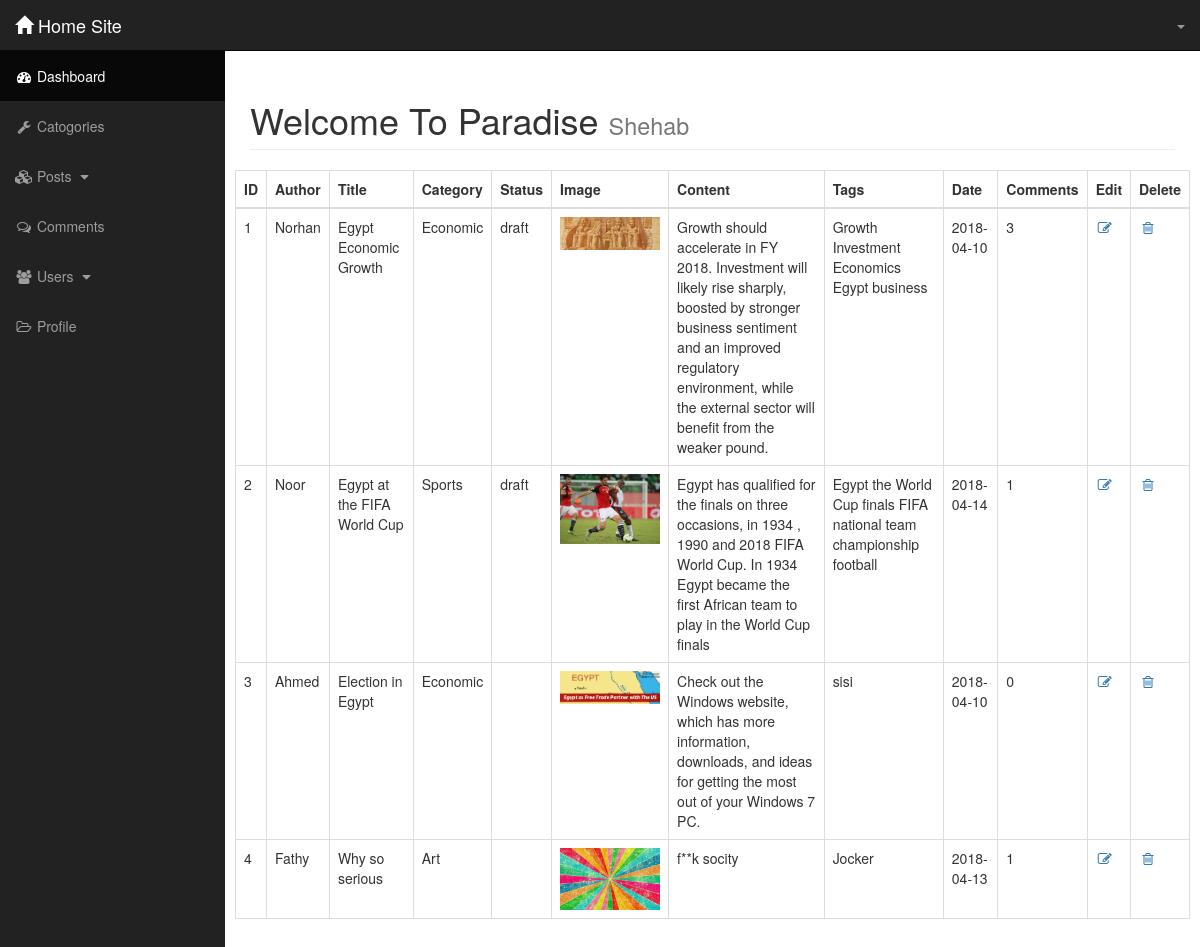
The page /admin/posts.php on the database its author committed.
### tables this page shows
CREATE TABLE `posts` (
  `post_id` int(3) NOT NULL,
  `post_title` varchar(255) NOT NULL,
  `post_author` varchar(255) NOT NULL,
  `post_category_id` int(3) NOT NULL,
  `post_img` text NOT NULL,
  `post_content` text NOT NULL,
  `post_status` varchar(255) NOT NULL DEFAULT 'draft',
  `post_tags` varchar(255) NOT NULL,
  `post_comments_count` int(3) NOT NULL,
  `post_date` date NOT NULL,
  `post_user` varchar(255) NOT NULL,
  `post_views` int(11) NOT NULL
);

CREATE TABLE `categories` (
  `cat_id` int(3) NOT NULL,
  `cat_title` varchar(255) NOT NULL
);

### admin/admin-inc/functions.php (the view, shortened to what this page needs)
<?php
function showAllPosts() {
global $connection;
    $sql = "SELECT * FROM `posts`";
$select_posts = mysqli_query($connection, $sql);
while ($row = mysqli_fetch_assoc($select_posts))
{
    $post_id = $row['post_id'];
    $post_author = $row['post_author'];
    $post_title = $row['post_title'];
    $post_category_id = $row['post_category_id'];
    $post_status = $row['post_status'];
    $post_img = $row['post_img'];
    $post_tags = $row['post_tags'];
    $post_date = $row['post_date'];
    $post_comments_count = $row['post_comments_count'];
    $post_content = $row['post_content'];
?>
            <tr>
                <td>
                    <?=$post_id?>
                </td>
                <td>
                    <?=$post_author?>
                </td>
                <td>
                    <?=$post_title?>
                </td>
                <?php
      $sql = "SELECT * FROM `categories` WHERE cat_id = {$post_category_id}";
      $catogry_query = mysqli_query($connection, $sql);
      while ($row = mysqli_fetch_assoc($catogry_query)) {
        $cat_title = $row['cat_title'];
        echo "<td>{$cat_title}</td>";
     }
      ?>
                    <td>
                        <?=$post_status?>
                    </td>
                    <td><img src="../images/imgsPosts/<?=$post_img?>" width="100" alt=""></td>
                    <td>
                        <?=$post_content?>
                    </td>
                    <td>
                        <?=$post_tags?>
                    </td>
                    <td>
                        <?=$post_date?>
                    </td>
                    <td>
                        <?=$post_comments_count?>
                    </td>
                    <td><a href='posts.php?source=edit_post&post_id=<?=$post_id?>'><i class="fa fa-fw fa-edit"></i></a></td>
                    <td><a href='posts.php?delete_post=<?=$post_id?>'><i class="fa fa-fw fa-trash-o"></i></a></td>
            </tr>
            <?php
  }
}
           ?>

### admin/css/sb-admin.css (style rules this page uses)
body { margin-top: 100px; background-color: #222; }
@media (min-width:768px) { body { margin-top: 50px; } }

### rows shown on the page
posts: post_id "1", post_author "Norhan", post_title "Egypt Economic Growth", post_status "draft", post_img (picture), post_content "Growth should accelerate in FY 2018. Investment will likely rise sharply, boosted by stronger business sentiment and an improved regulatory environment, while the external sector will benefit from the weaker pound.", post_tags "Growth Investment Economics Egypt business", post_date "2018-04-10", post_comments_count "3"
categories: cat_title "Economic"
posts: post_id "2", post_author "Noor", post_title "Egypt at the FIFA World Cup", post_status "draft", post_img (picture), post_content "Egypt has qualified for the finals on three occasions, in 1934 , 1990 and 2018 FIFA World Cup. In 1934 Egypt became the first African team to play in the World Cup finals", post_tags "Egypt the World Cup finals FIFA national team championship football", post_date "2018-04-14", post_comments_count "1"
categories: cat_title "Sports"
posts: post_id "3", post_author "Ahmed", post_title "Election in Egypt", post_img (picture), post_content "Check out the Windows website, which has more information, downloads, and ideas for getting the most out of your Windows 7 PC.", post_tags "sisi", post_date "2018-04-10", post_comments_count "0"
posts: post_id "4", post_author "Fathy", post_title "Why so serious", post_img (picture), post_content "f**k socity", post_tags "Jocker", post_date "2018-04-13", post_comments_count "1"
categories: cat_title "Art"
